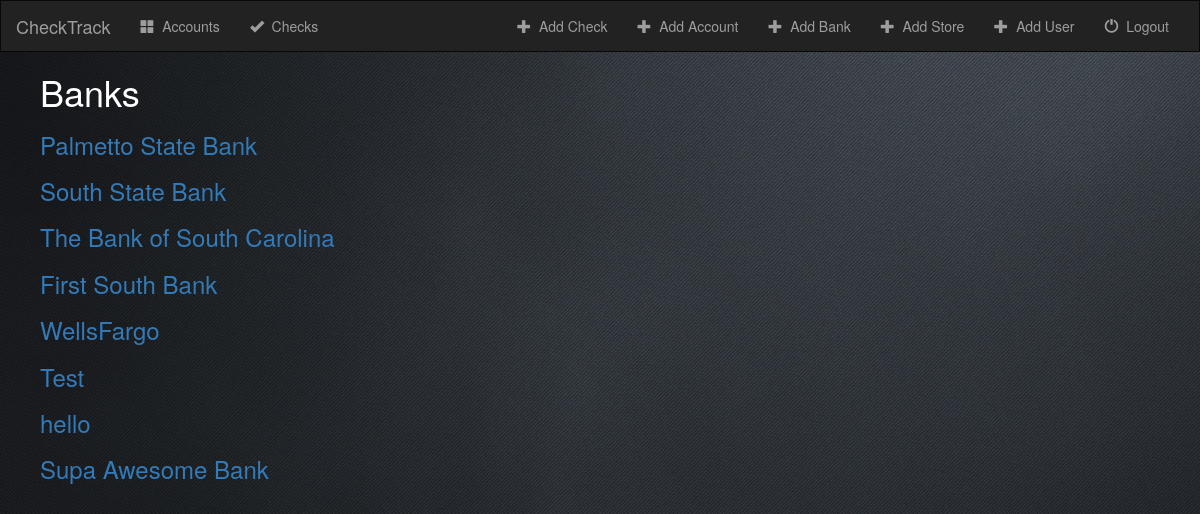
/check/banks/, run on the app's committed database.
### check/models.py (models this page shows, shortened)
class Bank(models.Model):
    bank_name = models.CharField(max_length=50)

### check/views.py (the view)
# urls.py: url(r'banks/$', views.BankIndexView.as_view(), name='bankindex'),
class BankIndexView(generic.ListView):
    template_name = 'check/bank.html'
    context_object_name = 'all_banks'
    def get_queryset(self):
        return Bank.objects.all()

### check/templates/check/bank.html
{% extends 'check/base.html' %}
{% block body %}
        <ul>
            <h1>Banks</h1>
            {% for bank in all_banks %}
            <h3><a href="{% url 'check:bankdetail' bank.id %}">{{ bank.bank_name }}</a></h3>
            {% endfor %}
        </ul>
{% endblock %}

### check/static/check/style.css (style rules this page uses)
body { background: url("images/black-background.png"); color: white; }

### data on the page
Bank: bank_name "Palmetto State Bank"
Bank: bank_name "South State Bank"
Bank: bank_name "The Bank of South Carolina"
Bank: bank_name "First South Bank"
Bank: bank_name "WellsFargo"
Bank: bank_name "Test"
Bank: bank_name "hello"
Bank: bank_name "Supa Awesome Bank"
